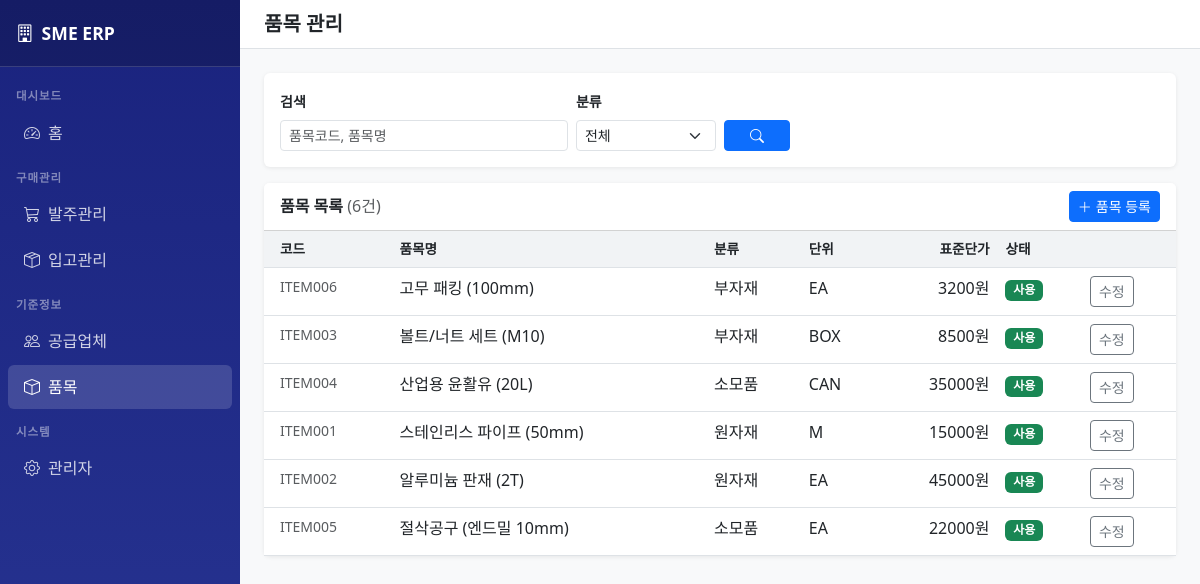
The page /common/items/ on the database its author committed.
### common/models.py (models this page shows, shortened)
class Item(models.Model):
    CATEGORY_CHOICES = [
        ('RAW', '원자재'),
        ('SUB', '부자재'),
        ('CONSUMABLE', '소모품'),
        ('EQUIPMENT', '설비'),
        ('OTHER', '기타'),
    ]
    code = models.CharField(max_length=20, unique=True, verbose_name='품목코드')
    name = models.CharField(max_length=100, verbose_name='품목명')
    category = models.CharField(max_length=20, choices=CATEGORY_CHOICES, default='RAW', verbose_name='분류')
    unit = models.CharField(max_length=20, default='EA', verbose_name='단위')
    standard_price = models.DecimalField(max_digits=15, decimal_places=2, default=0, verbose_name='표준단가')
    description = models.TextField(blank=True, verbose_name='설명')
    is_active = models.BooleanField(default=True, verbose_name='사용여부')
    created_at = models.DateTimeField(auto_now_add=True, verbose_name='등록일시')
    class Meta:
        verbose_name = '품목'
        verbose_name_plural = '품목 목록'
        ordering = ['name']

### common/views.py (the view)
# urls.py: path('items/', views.ItemListView.as_view(), name='item_list'),
class ItemListView(ListView):
    model = Item
    template_name = 'common/item_list.html'
    context_object_name = 'items'
    paginate_by = 20
    def get_queryset(self):
        qs = super().get_queryset()
        q = self.request.GET.get('q', '')
        if q:
            qs = qs.filter(name__icontains=q) | qs.filter(code__icontains=q)
        category = self.request.GET.get('category', '')
        if category:
            qs = qs.filter(category=category)
        return qs
    def get_context_data(self, **kwargs):
        ctx = super().get_context_data(**kwargs)
        ctx['q'] = self.request.GET.get('q', '')
        ctx['category'] = self.request.GET.get('category', '')
        ctx['categories'] = Item.CATEGORY_CHOICES
        return ctx

### templates/common/item_list.html (shortened to what this page needs)
{% extends 'base.html' %}
{% block page_title %}품목 관리{% endblock %}
{% block content %}
<div class="card mb-3">
    <div class="card-body">
        <form method="get" class="row g-2 align-items-end">
            <div class="col-md-4">
                <label class="form-label small fw-semibold">검색</label>
                <input type="text" name="q" value="{{ q }}" class="form-control form-control-sm" placeholder="품목코드, 품목명">
            </div>
            <div class="col-md-2">
                <label class="form-label small fw-semibold">분류</label>
                <select name="category" class="form-select form-select-sm">
                    <option value="">전체</option>
                </select>
            </div>
            <div class="col-md-1">
                <button type="submit" class="btn btn-primary btn-sm w-100"><i class="bi bi-search"></i></button>
            </div>
        </form>
    </div>
</div>
<div class="card">
    <div class="card-header bg-white d-flex justify-content-between align-items-center">
        <h6 class="mb-0 fw-bold">품목 목록 <span class="text-muted fw-normal">({{ page_obj.paginator.count }}건)</span></h6>
        <a href="/common/items/new/" class="btn btn-primary btn-sm">
            <i class="bi bi-plus-lg me-1"></i>품목 등록
        </a>
    </div>
    <div class="card-body p-0">
        <div class="table-responsive">
            <table class="table table-hover mb-0">
                <thead>
                    <tr>
                        <th class="ps-3">코드</th>
                        <th>품목명</th>
                        <th>분류</th>
                        <th>단위</th>
                        <th class="text-end">표준단가</th>
                        <th>상태</th>
                        <th></th>
                    </tr>
                </thead>
                <tbody>
                    {% for item in items %}
                    <tr>
                        <td class="ps-3 text-muted small">{{ item.code }}</td>
                        <td class="fw-medium">{{ item.name }}</td>
                        <td>{{ item.get_category_display }}</td>
                        <td>{{ item.unit }}</td>
                        <td class="text-end">{{ item.standard_price|floatformat:0 }}원</td>
                        <td>
                            {% if item.is_active %}
                            <span class="badge bg-success">사용</span>
                            {% else %}
                            <span class="badge bg-secondary">미사용</span>
                            {% endif %}
                        </td>
                        <td>
                            <a href="/common/items/{{ item.pk }}/edit/" class="btn btn-sm btn-outline-secondary">수정</a>
                        </td>
                    </tr>
                    {% empty %}
                    <tr><td colspan="7" class="text-center text-muted py-4">품목이 없습니다.</td></tr>
                    {% endfor %}
                </tbody>
            </table>
        </div>
    </div>
</div>
{% endblock %}

### templates/base.html (style rules this page uses)
body { background-color: #f8f9fa; }
.card { border: none; box-shadow: 0 1px 4px rgba(0,0,0,0.08); }
.table th { background-color: #f1f3f5; font-weight: 600; font-size: 0.85rem; }

### rows shown on the page
Item: code "ITEM006", name "고무 패킹 (100mm)", category "부자재", unit "EA", standard_price "3200", is_active "사용"
Item: code "ITEM003", name "볼트/너트 세트 (M10)", category "부자재", unit "BOX", standard_price "8500", is_active "사용"
Item: code "ITEM004", name "산업용 윤활유 (20L)", category "소모품", unit "CAN", standard_price "35000", is_active "사용"
Item: code "ITEM001", name "스테인리스 파이프 (50mm)", category "원자재", unit "M", standard_price "15000", is_active "사용"
Item: code "ITEM002", name "알루미늄 판재 (2T)", category "원자재", unit "EA", standard_price "45000", is_active "사용"
Item: code "ITEM005", name "절삭공구 (엔드밀 10mm)", category "소모품", unit "EA", standard_price "22000", is_active "사용"

### other values the page prints
{{ page_obj.paginator.count }} "6"
